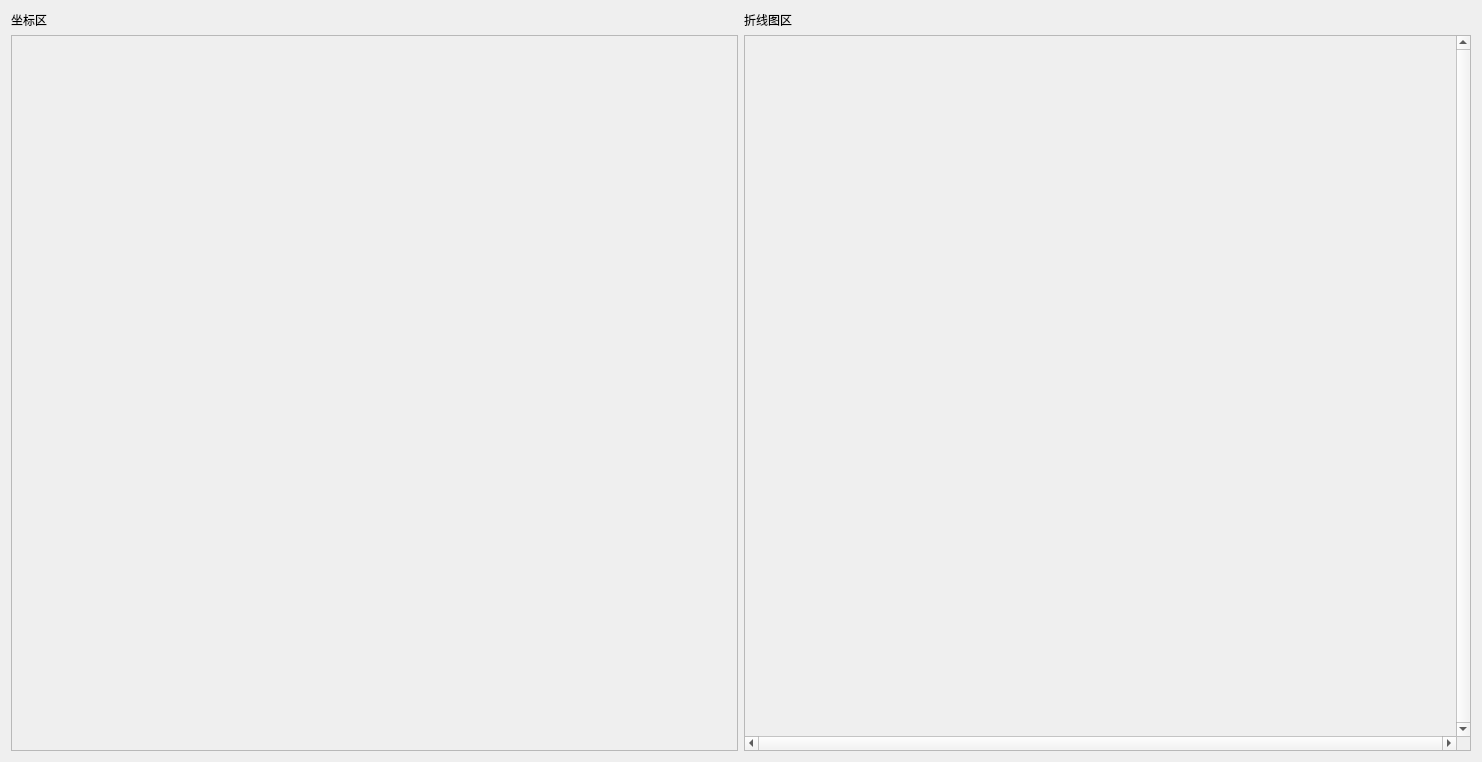
<?xml version="1.0" encoding="UTF-8"?>
<ui version="4.0">
 <class>ResultsChartWidget</class>
 <widget class="QWidget" name="ResultsChartWidget">
  <property name="geometry">
   <rect>
    <x>0</x>
    <y>0</y>
    <width>1482</width>
    <height>762</height>
   </rect>
  </property>
  <property name="windowTitle">
   <string>Form</string>
  </property>
  <layout class="QGridLayout" name="gridLayout">
   <item row="0" column="1">
    <layout class="QVBoxLayout" name="verticalLayout">
     <item>
      <widget class="QLabel" name="label">
       <property name="maximumSize">
        <size>
         <width>200</width>
         <height>16777215</height>
        </size>
       </property>
       <property name="text">
        <string>折线图区</string>
       </property>
      </widget>
     </item>
     <item>
      <widget class="QScrollArea" name="scrollArea">
       <property name="verticalScrollBarPolicy">
        <enum>Qt::ScrollBarAlwaysOn</enum>
       </property>
       <property name="horizontalScrollBarPolicy">
        <enum>Qt::ScrollBarAlwaysOn</enum>
       </property>
       <property name="widgetResizable">
        <bool>true</bool>
       </property>
       <widget class="QWidget" name="gridLayoutLine">
        <property name="geometry">
         <rect>
          <x>0</x>
          <y>0</y>
          <width>705</width>
          <height>697</height>
         </rect>
        </property>
        <property name="maximumSize">
         <size>
          <width>16777215</width>
          <height>16777215</height>
         </size>
        </property>
        <layout class="QVBoxLayout" name="verticalLayout_3"/>
       </widget>
      </widget>
     </item>
    </layout>
   </item>
   <item row="0" column="0">
    <layout class="QVBoxLayout" name="verticalLayout_2">
     <item>
      <widget class="QLabel" name="label_2">
       <property name="text">
        <string>坐标区</string>
       </property>
      </widget>
     </item>
     <item>
      <widget class="QScrollArea" name="scrollArea_2">
       <property name="horizontalScrollBarPolicy">
        <enum>Qt::ScrollBarAlwaysOff</enum>
       </property>
       <property name="widgetResizable">
        <bool>true</bool>
       </property>
       <widget class="QWidget" name="scrollAreaWidgetContents_2">
        <property name="geometry">
         <rect>
          <x>0</x>
          <y>0</y>
          <width>723</width>
          <height>714</height>
         </rect>
        </property>
        <layout class="QHBoxLayout" name="horizontalLayout"/>
       </widget>
      </widget>
     </item>
    </layout>
   </item>
  </layout>
 </widget>
 <resources/>
 <connections/>
</ui>
